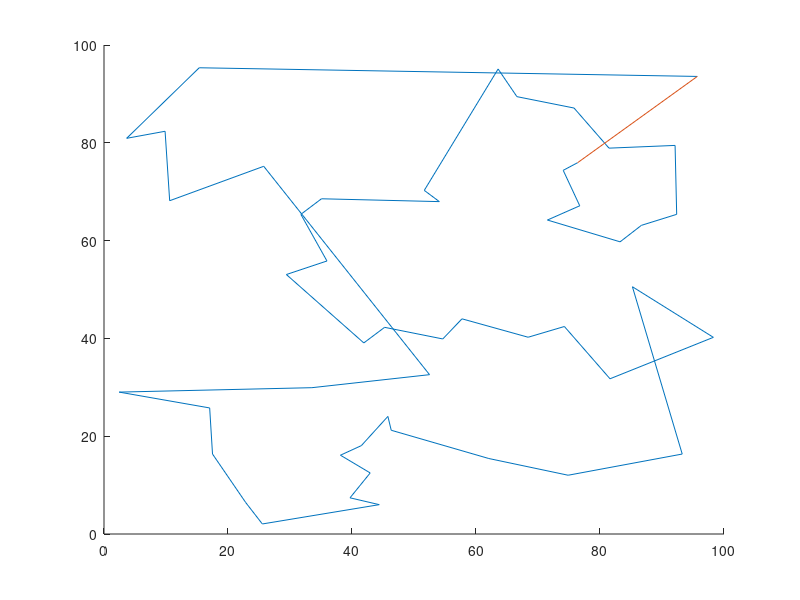

The MATLAB source for this figure: (Note: this script raises an error after producing the figure.)
%najdi nejkratsi vzdalenost mezi dvema mesty, jedno z mest vyber jako
%vychozi a z neho najdi nejblizsi dosud nenavstivene mesto atd.

load('mesta.txt');
pocet_mest=length(mesta(:,1));

%MATICE VZDALENOSTI
for i=1:pocet_mest
    for j=1:pocet_mest
        if (i~=j) %vzdalenosti pod i nad diagonalou
            deltax=mesta(i,2)-mesta(j,2);
            deltay=mesta(i,3)-mesta(j,3);
            vzd(i,j)=(deltax^2+deltay^2)^0.5;
            vzd(j,i)=(deltax^2+deltay^2)^0.5; %i symetricke hodnoty
        else %same +INF
            vzd(i,j)=Inf;
        end
    end
end 
            
%NAJDI VYCHOZI BOD PODLE NEJKRATSI VZDALENOSTI
minimum=Inf;
for i=1:(pocet_mest-1)
    for j=(i+1):pocet_mest
        if minimum>vzd(i,j)
            minimum=vzd(i,j);
            reseni(1)=i; %vychozi bod, ze ktereho vede nejkratsi cesta
        end
    end
end

%ZMENOU VYCHOZIHO MESTA NA NAHODNE LZE NALEZTI JINA RESENI
%reseni(1)=45;

%GREEDY SEARCH
for cest=2:pocet_mest
    %najdi minimum z mesta cest-1
    minimum=Inf;
    for i=1:pocet_mest %projdi cely sloupec
        if (minimum>vzd(i,reseni(cest-1)))
            minimum=vzd(i,reseni(cest-1));
            reseni(cest)=i;
        end
    end
    %zajisti, ze uz nikdo do mesta cest-1 nepujde
     for i=1:pocet_mest
         vzd(i,reseni(cest-1))=Inf;
         vzd(reseni(cest-1),i)=Inf;
     end
end
    
figure('Name','GreedySearch');
hold on;
plot(mesta(reseni,2),mesta(reseni,3));
plot([mesta(reseni(pocet_mest),2),mesta(reseni(1),2)],[mesta(reseni(pocet_mest),3),mesta(reseni(1),3)]);
        
-VYHODNOCENI(reseni,mesta)